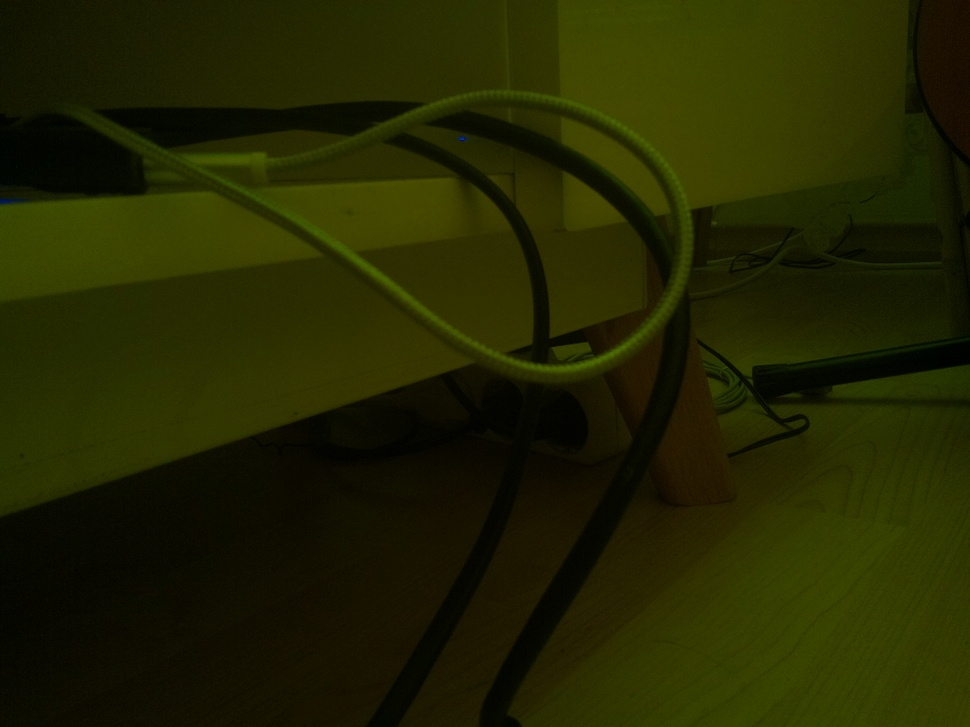
#> input picture long_exposure.jpg, 970 x 727 px, shrunk from 2592 x 1944 before the run, given in place of the camera
$ python her_camera.py
#> lines starting #> are read from the running program, lines starting #| are printed output that depends on the picture; after the words box and inside, x2 and y2 are one past the last pixel; in counts of white or black regions, pixels touching at a corner belong together
#> in main, frame is the input picture: shape (727, 970, 3); mean B, G, R 0.9, 37.1, 34.7
import cv2
import numpy as np

# Define color ranges in HSV color space
color_ranges = {
    'red': ((0, 100, 100), (10, 255, 255)),
    'orange': ((10, 100, 100), (20, 255, 255)),
    'yellow': ((20, 100, 100), (30, 255, 255)),
    'green': ((30, 100, 100), (50, 255, 255)),
    'blue': ((50, 100, 100), (70, 255, 255)),
    'purple': ((70, 100, 100), (140, 255, 255))
}

def detect_colors(frame):
    hsv = cv2.cvtColor(frame, cv2.COLOR_BGR2HSV)
#> hsv: shape (727, 970, 3); mean H, S, V 31.5, 247.7, 38.1

    # Loop over the color ranges and detect each color
    for color_name, (lower, upper) in color_ranges.items():
        lower_bound = np.array(lower)
        upper_bound = np.array(upper)

        mask = cv2.inRange(hsv, lower_bound, upper_bound)
        result = cv2.bitwise_and(frame, frame, mask=mask)

        # Find contours in the mask
        contours, _ = cv2.findContours(mask, cv2.RETR_EXTERNAL, cv2.CHAIN_APPROX_SIMPLE)

        for contour in contours:
            if cv2.contourArea(contour) > 500:  # Filter out small areas
                x, y, w, h = cv2.boundingRect(contour)
                cv2.rectangle(frame, (x, y), (x + w, y + h), (0, 255, 0), 2)
                cv2.putText(frame, color_name.capitalize(), (x, y - 10), cv2.FONT_HERSHEY_SIMPLEX, 0.9, (0, 255, 0), 2)
#> this loop made 6 passes
#> contours on passes 4, 6: 9 contours, all with area under 20, [[[460, 138], [460, 139], [463, 139], [463, 138]]]
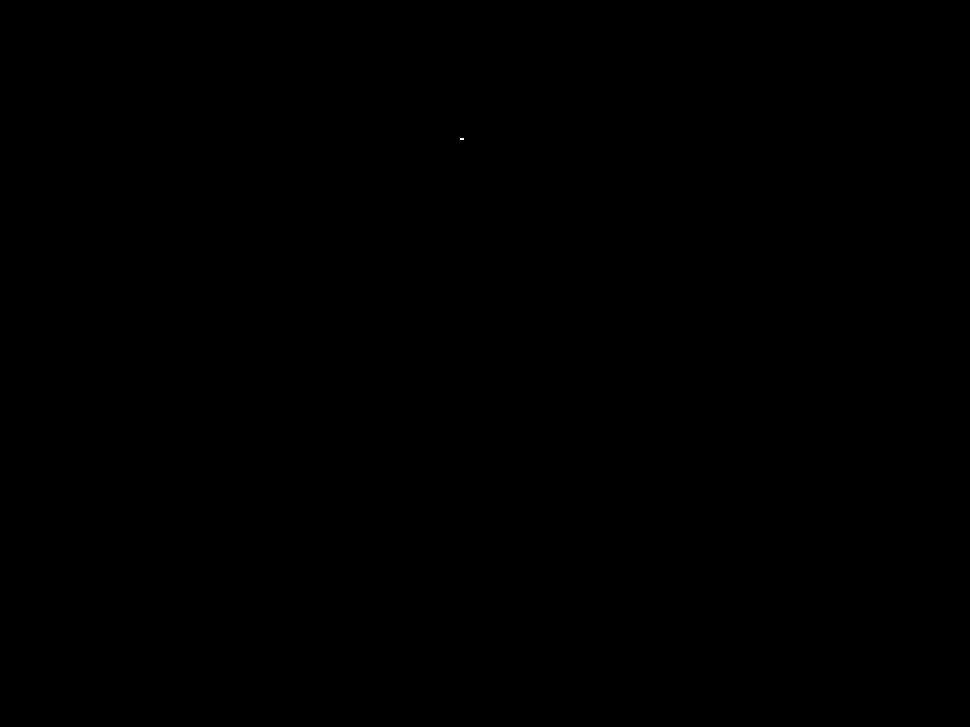
#> mask: shape (727, 970); 0% white in thin lines or dots, all inside (x1, y1, x2, y2) = (460, 138, 464, 140)

def main():
    # Open the default camera
    cap = cv2.VideoCapture(0)

    if not cap.isOpened():
        print("Error: Could not open camera.")
        return

    while True:
        # Capture frame-by-frame
        ret, frame = cap.read()

        if not ret:
            print("Error: Could not read frame.")
            break

        # Detect colors and annotate them
        detect_colors(frame)

        # Display the resulting frame
        cv2.imshow('Camera Feed', frame)

        # Break the loop if 'q' is pressed
        if cv2.waitKey(1) & 0xFF == ord('q'):
#> (key q is pressed here)
            break

    # Release the capture and close windows
    cap.release()
    cv2.destroyAllWindows()

if __name__ == "__main__":
    main()
